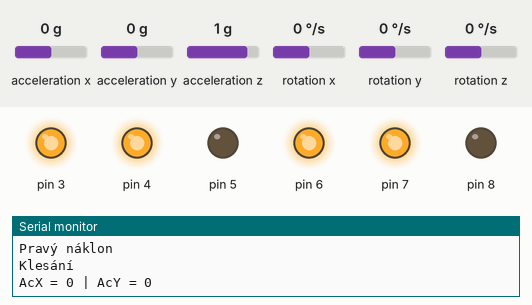
Simulated run of this sketch. Board: Arduino Uno, built with avr-gcc and run on an emulated ATmega328P. Shown: output pins drawn as LEDs (lit = HIGH), the last lines printed to the serial monitor. Wiring (inferred from the names in the program): MPU-6050 motion sensor at I2C address 0x68. The test bench sets the inputs (shaded band); at power-on: acceleration x 0 g, acceleration y 0 g, acceleration z 1 g, rotation x 0 °/s, rotation y 0 °/s, rotation z 0 °/s.

Above: at 1.3 s.
1.4 s: acceleration x set to -1.4 g
At 2.3 s:
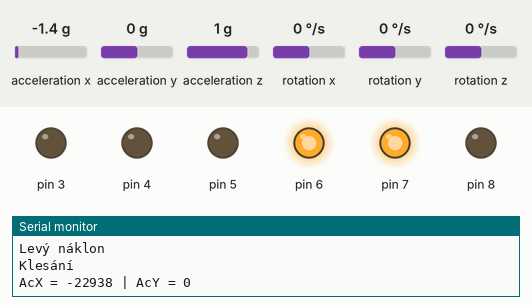
3.5 s: acceleration x set to 0.1 g
At 5.2 s:
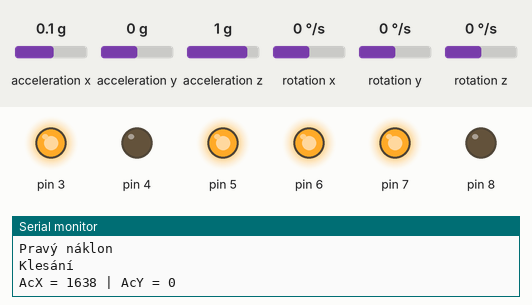
5.5 s: acceleration y set to -1.4 g
At 7.2 s:
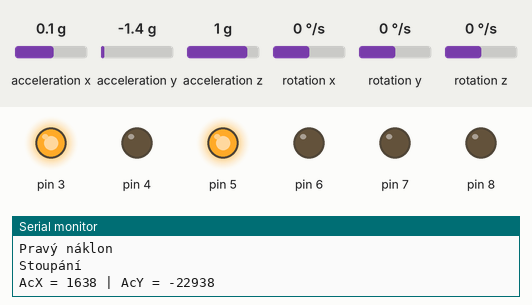
7.5 s: acceleration y set to 0.1 g
At 9.2 s:
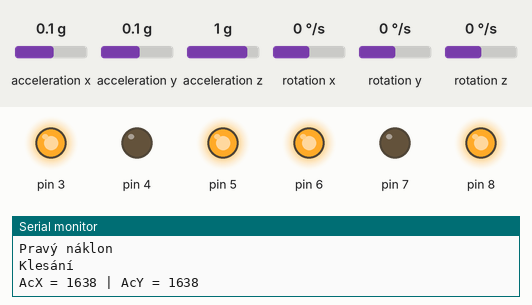
9.5 s: acceleration x set to -0.8 g
At 11.1 s:
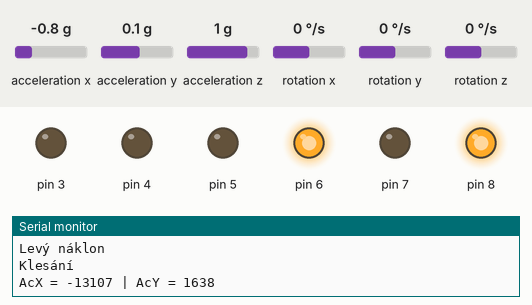
11.5 s: acceleration x set to 0 g
At 12.9 s:
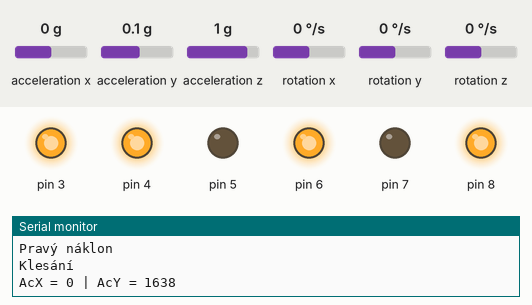
Timing chart, 0 to 14.5 s (numbered marks = the images above; inputs shaded):
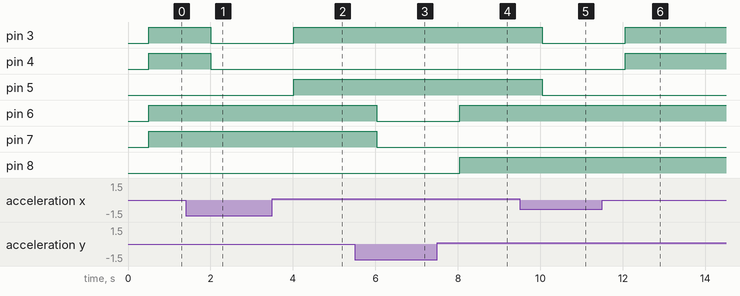

The sketch:

sketch_sep27a_-__gyro_hotovo.ino
```cpp
// MPU-6050 Short Example Sketch
// By Arduino User JohnChi
// August 17, 2014
// Public Domain
#include<Wire.h>
const int MPU_addr=0x68;  // I2C address of the MPU-6050
int16_t AcX,AcY,AcZ,Tmp,GyX,GyY,GyZ;
void setup(){

  pinMode(3, OUTPUT);
  pinMode(4, OUTPUT);
  pinMode(5, OUTPUT);
  pinMode(6, OUTPUT);
  pinMode(7, OUTPUT);
  pinMode(8, OUTPUT);

  Wire.begin();
  Wire.beginTransmission(MPU_addr);
  Wire.write(0x6B);  // PWR_MGMT_1 register
  Wire.write(0);     // set to zero (wakes up the MPU-6050)
  Wire.endTransmission(true);
  Serial.begin(9600);
}
void loop(){
  Wire.beginTransmission(MPU_addr);
  Wire.write(0x3B);  // starting with register 0x3B (ACCEL_XOUT_H)
  Wire.endTransmission(false);
  Wire.requestFrom(MPU_addr,14,true);  // request a total of 14 registers
  AcX=Wire.read()<<8|Wire.read();  // 0x3B (ACCEL_XOUT_H) & 0x3C (ACCEL_XOUT_L)
  AcY=Wire.read()<<8|Wire.read();  // 0x3D (ACCEL_YOUT_H) & 0x3E (ACCEL_YOUT_L)

  Serial.print("AcX = "); Serial.print(AcX);
  Serial.print(" | AcY = "); Serial.println(AcY);
  delay(500);

  if(AcX >= 0){
    Serial.println("Pravý náklon");
  }
  else{
    Serial.println("Levý náklon");
  }


//+ hodnoty x

  if(AcX >= 1500 && AcX <= 3500 ){
    digitalWrite(5, HIGH);
    digitalWrite(4, LOW);
    digitalWrite(3, HIGH);
  }

  else if(AcX >= 3500 && AcX <= 6000){
    digitalWrite(5, HIGH);
    digitalWrite(4, HIGH);
    digitalWrite(3, LOW);
  }

  else if(AcX >= 6000){
    digitalWrite(3, LOW);
    digitalWrite(4, LOW);
    digitalWrite(5, LOW);
  }

//- hodnoty x

  else if(AcX >= -1500){
    digitalWrite(5, LOW);
    digitalWrite(4, HIGH);
    digitalWrite(3, HIGH);
  }

  else if(AcX <= -1500 && AcX >= -3500 ){
    digitalWrite(5, HIGH);
    digitalWrite(4, LOW);
    digitalWrite(3, HIGH);
  }

  else if(AcX <= -3500 && AcX >= -6000){
    digitalWrite(5, HIGH);
    digitalWrite(4, HIGH);
    digitalWrite(3, LOW);
  }

  else if(AcX <= -6000){
    digitalWrite(3, LOW);
    digitalWrite(4, LOW);
    digitalWrite(5, LOW);
  }


  if(AcY >= 0){
    Serial.println("Klesání");
  }
  else{
    Serial.println("Stoupání");
  }

  //+ hodnoty y

  if(AcY >= 1500 && AcY <= 3500 ){
    digitalWrite(8, HIGH);
    digitalWrite(7, LOW);
    digitalWrite(6, HIGH);
  }

  else if(AcY >= 3500 && AcY <= 6000){
    digitalWrite(8, HIGH);
    digitalWrite(7, HIGH);
    digitalWrite(6, LOW);
  }

  else if(AcY >= 6000){
    digitalWrite(8, LOW);
    digitalWrite(7, LOW);
    digitalWrite(6, LOW);
  }

//- hodnoty y

  else if(AcY >= -1500){
    digitalWrite(8, LOW);
    digitalWrite(7, HIGH);
    digitalWrite(6, HIGH);
  }

  else if(AcY <= -1500 && AcY >= -3500 ){
    digitalWrite(8, HIGH);
    digitalWrite(7, LOW);
    digitalWrite(6, HIGH);
  }

  else if(AcY <= -3500 && AcY >= -6000){
    digitalWrite(8, HIGH);
    digitalWrite(7, HIGH);
    digitalWrite(6, LOW);
  }

  else if(AcY <= -6000){
    digitalWrite(8, LOW);
    digitalWrite(7, LOW);
    digitalWrite(6, LOW);
  }

}
```

Measured:
- after the input at 1.4 s, pin 3, pin 4: HIGH → LOW after 0.61 s
- after the input at 3.5 s, pin 3, pin 5: LOW → HIGH after 0.52 s
- after the input at 5.5 s, pin 6, pin 7: HIGH → LOW after 0.53 s
- after the input at 7.5 s, pin 6, pin 8: LOW → HIGH after 0.54 s
- after the input at 9.5 s, pin 3, pin 5: HIGH → LOW after 0.55 s
- after the input at 11.5 s, pin 3, pin 4: LOW → HIGH after 0.56 s
